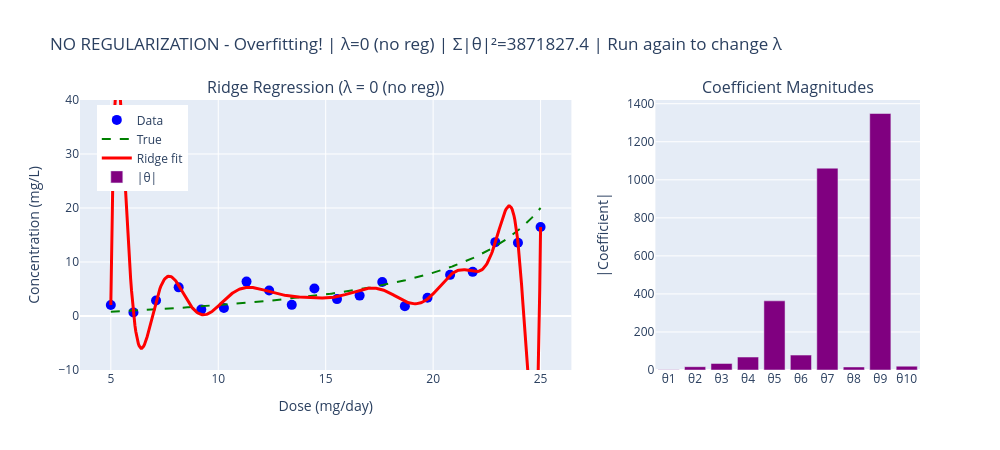

The cell this chart's notebook holds for it:
### Markdown cell above
---
## 7. Ridge Regression: Regularization

Instead of limiting the polynomial degree, we can use **regularization** to prevent overfitting.

Ridge regression adds a penalty term: minimize `||y - Xθ||² + λ||θ||²`

- **λ = 0**: No regularization (overfitting)
- **λ → ∞**: Heavy regularization (underfitting)
- **Right λ**: Prevents overfitting while keeping flexibility

**Run the cell multiple times** to cycle through λ values.

### Code cell
# Ridge Regression - Regularization Demo
import numpy as np
import plotly.graph_objects as go
from plotly.subplots import make_subplots

# --- TOGGLE LOGIC ---
try:
    lambda_idx
except NameError:
    lambda_idx = -1

lambda_values = [0, 0.01, 1, 100, 10000]
lambda_labels = ['0 (no reg)', '0.01', '1', '100', '10000 (heavy)']
lambda_idx = (lambda_idx + 1) % len(lambda_values)
current_lambda = lambda_values[lambda_idx]

# --- 1. DATA ---
# Simulated pharmacokinetic study - no real patient data is used.
np.random.seed(42)
n_points = 20
# Daily dose of an orally administered drug (5 to 25 mg/day)
dose = np.linspace(5, 25, n_points)

# Steady-state plasma concentration under SATURABLE (capacity-limited) elimination.
# Michaelis-Menten:  Css = Km * Dose / (Vmax - Dose)
#   Vmax = 30 mg/day is the most the metabolizing enzyme can clear in a day
#   Km   = 4  mg/L   is the concentration at half-maximal clearance
# Well below Vmax the enzyme has spare capacity and concentration rises almost
# in step with dose. As the dose approaches Vmax the enzyme saturates, each extra
# milligram is cleared more slowly, and concentration rises FASTER than dose.
Vmax, Km = 30.0, 4.0
true_conc = Km * dose / (Vmax - dose)
conc = true_conc + np.random.normal(0, 2.5, n_points)
conc = np.maximum(conc, 0.2)  # Concentration can't be negative

# --- 2. HIGH-DEGREE POLYNOMIAL WITH RIDGE ---
degree = 15  # High degree - would overfit without regularization

# Normalize features for stability
dose_norm = (dose - dose.mean()) / dose.std()
X_poly = np.column_stack([dose_norm**i for i in range(degree + 1)])

# Ridge regression: (X'X + λI)^-1 X'y
I = np.eye(degree + 1)
I[0, 0] = 0  # Don't regularize the bias term
theta = np.linalg.solve(X_poly.T @ X_poly + current_lambda * I, X_poly.T @ conc)

# Predictions
dose_smooth = np.linspace(5, 25, 500)
dose_smooth_norm = (dose_smooth - dose.mean()) / dose.std()
X_smooth = np.column_stack([dose_smooth_norm**i for i in range(degree + 1)])
pred_smooth = X_smooth @ theta

# Coefficient magnitude (excluding bias)
coef_magnitude = np.sum(theta[1:]**2)

# --- 3. VISUALIZE ---
fig = make_subplots(
    rows=1, cols=2,
    column_widths=[0.65, 0.35],
    subplot_titles=(
        f'Ridge Regression (λ = {lambda_labels[lambda_idx]})',
        'Coefficient Magnitudes'
    )
)

# Data
fig.add_trace(go.Scatter(
    x=dose, y=conc,
    mode='markers',
    marker=dict(size=10, color='blue'),
    name='Data'
), row=1, col=1)

# True function
fig.add_trace(go.Scatter(
    x=dose_smooth, y=Km * dose_smooth / (Vmax - dose_smooth),
    mode='lines',
    line=dict(color='green', width=2, dash='dash'),
    name='True'
), row=1, col=1)

# Ridge fit
fig.add_trace(go.Scatter(
    x=dose_smooth, y=pred_smooth,
    mode='lines',
    line=dict(color='red', width=3),
    name='Ridge fit'
), row=1, col=1)

# Coefficient magnitudes (show first 10 non-bias terms)
coef_display = np.abs(theta[1:11])
fig.add_trace(go.Bar(
    x=[f'θ{i}' for i in range(1, 11)],
    y=coef_display,
    marker_color='purple',
    name='|θ|'
), row=1, col=2)

fig.update_xaxes(title_text="Dose (mg/day)", row=1, col=1)
fig.update_yaxes(title_text="Concentration (mg/L)", range=[-10, 40], row=1, col=1)
fig.update_yaxes(title_text="|Coefficient|", row=1, col=2)

# Determine regularization status
if current_lambda == 0:
    reg_status = "NO REGULARIZATION - Overfitting!"
elif current_lambda >= 10000:
    reg_status = "HEAVY REGULARIZATION - Underfitting!"
elif current_lambda >= 1:
    reg_status = "GOOD REGULARIZATION"
else:
    reg_status = "LIGHT REGULARIZATION"

fig.update_layout(
    title=f'{reg_status} | λ={lambda_labels[lambda_idx]} | Σ|θ|²={coef_magnitude:.1f} | Run again to change λ',
    width=1000, height=450,
    showlegend=True,
    legend=dict(x=0.02, y=0.98)
)

fig.show()

print(f"\nλ = {current_lambda}")
print(f"Sum of squared coefficients: {coef_magnitude:.2f}")
if current_lambda == 0:
    print("→ Coefficients are huge, model is overfitting!")
elif current_lambda >= 10000:
    print("→ Coefficients are tiny, model is underfitting (too constrained)!")
elif current_lambda >= 1:
    print("→ Coefficients are controlled, good balance!")

### Figure 1 — Plotly figure (JSON) as saved in the notebook; plotly's stock layout.template omitted (floating-point values rounded to 4 significant figures; data arrays with more than 128 entries replaced by an {"elided": "..."} marker saying what was removed)
{"data": [{"marker": {"color": "blue", "size": 10}, "mode": "markers", "name": "Data", "type": "scatter", "x": [5.0, 6.053, 7.105, 8.158, 9.211, 10.26, 11.32, 12.37, 13.42, 14.47, 15.53, 16.58, 17.63, 18.68, 19.74, 20.79, 21.84, 22.89, 23.95, 25.0], "xaxis": "x", "y": [2.042, 0.6653, 2.861, 5.302, 1.187, 1.495, 6.371, 4.725, 2.064, 5.085, 3.132, 3.777, 6.307, 1.821, 3.38, 7.623, 8.178, 13.67, 13.56, 16.47], "yaxis": "y"}, {"line": {"color": "green", "dash": "dash", "width": 2}, "mode": "lines", "name": "True", "type": "scatter", "x": {"elided": "500 float values"}, "xaxis": "x", "y": {"elided": "500 float values"}, "yaxis": "y"}, {"line": {"color": "red", "width": 3}, "mode": "lines", "name": "Ridge fit", "type": "scatter", "x": {"elided": "500 float values"}, "xaxis": "x", "y": {"elided": "500 float values"}, "yaxis": "y"}, {"marker": {"color": "purple"}, "name": "|θ|", "type": "bar", "x": ["θ1", "θ2", "θ3", "θ4", "θ5", "θ6", "θ7", "θ8", "θ9", "θ10"], "xaxis": "x2", "y": [1.207, 17.39, 34.48, 68.16, 363.7, 78.39, 1061.0, 15.9, 1348.0, 20.2], "yaxis": "y2"}], "layout": {"annotations": [{"font": {"size": 16}, "showarrow": false, "text": "Ridge Regression (λ = 0 (no reg))", "x": 0.2925, "xanchor": "center", "xref": "paper", "y": 1.0, "yanchor": "bottom", "yref": "paper"}, {"font": {"size": 16}, "showarrow": false, "text": "Coefficient Magnitudes", "x": 0.8425, "xanchor": "center", "xref": "paper", "y": 1.0, "yanchor": "bottom", "yref": "paper"}], "height": 450, "legend": {"x": 0.02, "y": 0.98}, "showlegend": true, "title": {"text": "NO REGULARIZATION - Overfitting! | λ=0 (no reg) | Σ|θ|²=3871827.4 | Run again to change λ"}, "width": 1000, "xaxis": {"anchor": "y", "domain": [0.0, 0.585], "title": {"text": "Dose (mg/day)"}}, "xaxis2": {"anchor": "y2", "domain": [0.685, 1.0]}, "yaxis": {"anchor": "x", "domain": [0.0, 1.0], "range": [-10, 40], "title": {"text": "Concentration (mg/L)"}}, "yaxis2": {"anchor": "x2", "domain": [0.0, 1.0], "title": {"text": "|Coefficient|"}}}}
